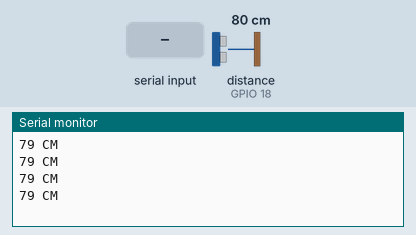
Recording of a sketch running on a simulated ESP32. Shown: the last lines printed to the serial monitor. Wiring (inferred from the names in the program): ultrasonic range finder: trigger GPIO 5; echo GPIO 18. The inputs (shaded band) are chosen by the test bench; at power-on: distance to the obstacle (sensor on GPIO 18) 80 cm. The echo pulse lasts 58.3 µs per cm; nothing arrives over Bluetooth unless stated; a phone connects over Bluetooth LE 3 s after start.

Above: at 3.8 s.
3.9 s: "1" received over Serial
At 5.8 s:
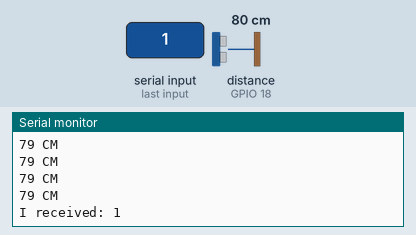
6.6 s: distance to the obstacle (sensor on GPIO 18) set to 2 cm
At 8.8 s:
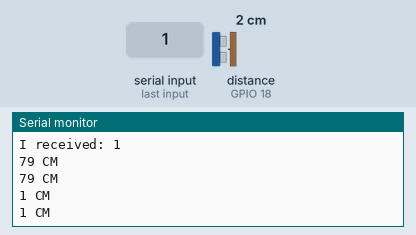
9.3 s: "0" received over Serial
12.0 s: distance to the obstacle (sensor on GPIO 18) set to 4 cm
At 13.9 s:
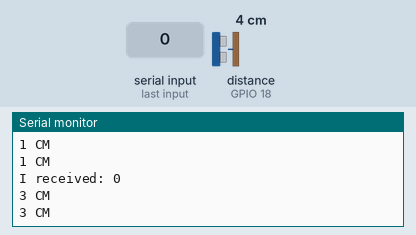
Timing chart, 0 to 15.4 s (numbered marks = the images above; inputs shaded):
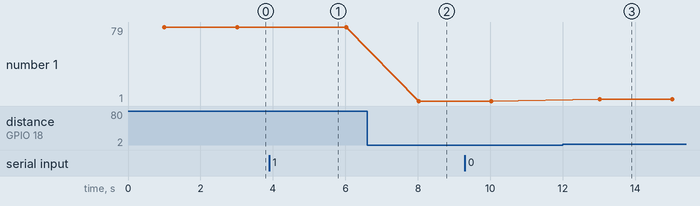

Measured:
- after the input at 3.9 s, the serial monitor: prints a new line after 1.1 s (image 1)
- after the input at 6.6 s, the serial monitor: prints a new line after 1.4 s (image 2)
- after the input at 12.0 s, the serial monitor: prints a new line after 1.0 s (image 3)
- plotted number 1: 1 → 3 after the input at 12.0 s

The sketch:

ServerUntukUAS.ino
```cpp
/*
    Based on Neil Kolban example for IDF: https://github.com/nkolban/esp32-snippets/blob/master/cpp_utils/tests/BLE%20Tests/SampleServer.cpp
    Ported to Arduino ESP32 by Evandro Copercini
    updates by chegewara
*/

#include <BLEDevice.h>
#include <BLEUtils.h>
#include <BLEServer.h>

// See the following for generating UUIDs:
// https://www.uuidgenerator.net/

#define SERVICE_UUID        "0e206fa8-eb88-46f3-81d8-7178247ab124"
#define CHARACTERISTIC_UUID "c920d5a2-fac9-4063-86e6-f48ca1da65dc"
#define CHARACTERISTIC1_UUID "c7d5cdfa-c2fd-43f4-8e9f-b7e08d6598cf" // konekin
#define echoPin 18 // attach pin D2 Arduino to pin Echo of HC-SR04
#define trigPin 5 //attach pin D3 Arduino to pin Trig of HC-SR04

// defines variables
long duration; // variable for the duration of sound wave travel
int distance; // variable for the distance measurement

BLEService* pService;
BLECharacteristic* pCharacteristic;
BLECharacteristic* mCharacteristic;
BLEServer* pServer;

void setup() {
  Serial.begin(115200);
  Serial.println("Starting BLE work!");
  pinMode(trigPin, OUTPUT); // Sets the trigPin as an OUTPUT
  pinMode(echoPin, INPUT); // Sets the echoPin as an INPUT

  BLEDevice::init("Firzandi Rezha");
  pServer = BLEDevice::createServer();
  pService = pServer->createService(SERVICE_UUID);
  pCharacteristic = pService->createCharacteristic(
                                         CHARACTERISTIC_UUID,
                                         BLECharacteristic::PROPERTY_READ
                                       );
   mCharacteristic = pService->createCharacteristic(
                                         CHARACTERISTIC1_UUID,
                                         BLECharacteristic::PROPERTY_READ
                                       );

  pCharacteristic->setValue("Firzandi");
  pService->start();
  // BLEAdvertising *pAdvertising = pServer->getAdvertising();  // this still is working for backward compatibility
  BLEAdvertising *pAdvertising = BLEDevice::getAdvertising();
  pAdvertising->addServiceUUID(SERVICE_UUID);
  pAdvertising->setScanResponse(true);
  pAdvertising->setMinPreferred(0x06);  // functions that help with iPhone connections issue
  pAdvertising->setMinPreferred(0x12);
  BLEDevice::startAdvertising();
  Serial.println("Characteristic defined! Now you can read it in your phone!");
}

void loop() {
  // put your main code here, to run repeatedly:
  if (Serial.available() > 0){
    // read the incoming byte:
    String incomingByte = Serial.readString();
    char txString[(incomingByte.length()+1)];
    incomingByte.toCharArray(txString,incomingByte.length());

    // say what you got:
    Serial.print("I received: ");
    Serial.println(incomingByte);
    pCharacteristic->setValue(txString);
    pCharacteristic->notify();
  }
  delay(1000);
  read_jarak();
}
void read_jarak() {
  // Clears the trigPin condition
  digitalWrite(trigPin, LOW);
  delayMicroseconds(2);
  // Sets the trigPin HIGH (ACTIVE) for 10 microseconds
  digitalWrite(trigPin, HIGH);
  delayMicroseconds(10);
  digitalWrite(trigPin, LOW);
  // Reads the echoPin, returns the sound wave travel time in microseconds
  duration = pulseIn(echoPin, HIGH);
  // Calculating the distance
  distance = duration * 0.034 / 2; // Speed of sound wave divided by 2 (go and back)
  // Displays the distance on the Serial Monitor
  Serial.print(distance);
  Serial.println(" CM");
  String yeuh ="";
  yeuh.concat(distance);
  Serial.print(yeuh);
  Serial.println(" CM");
  char txString[(yeuh.length()+1)];
   yeuh.toCharArray(txString,yeuh.length()+1);
    mCharacteristic->setValue(txString);
    mCharacteristic->notify();
  delay(1000);
}
```
